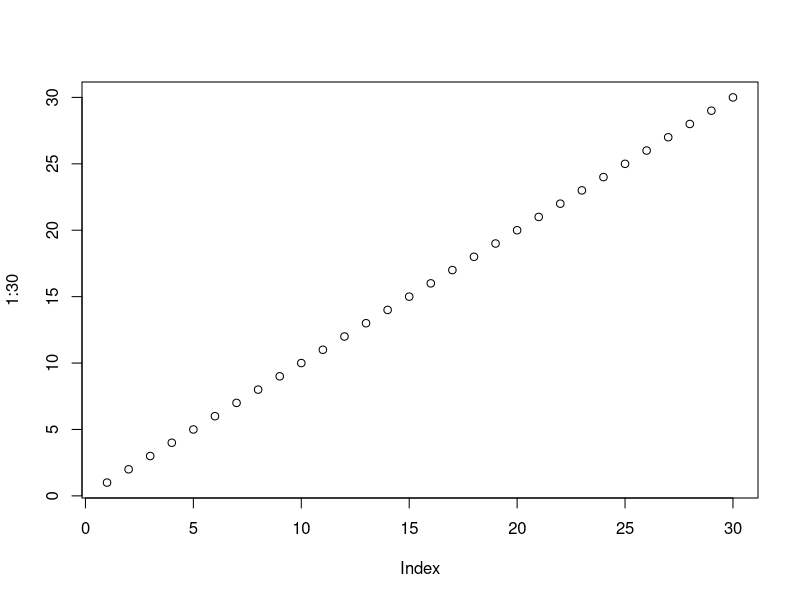
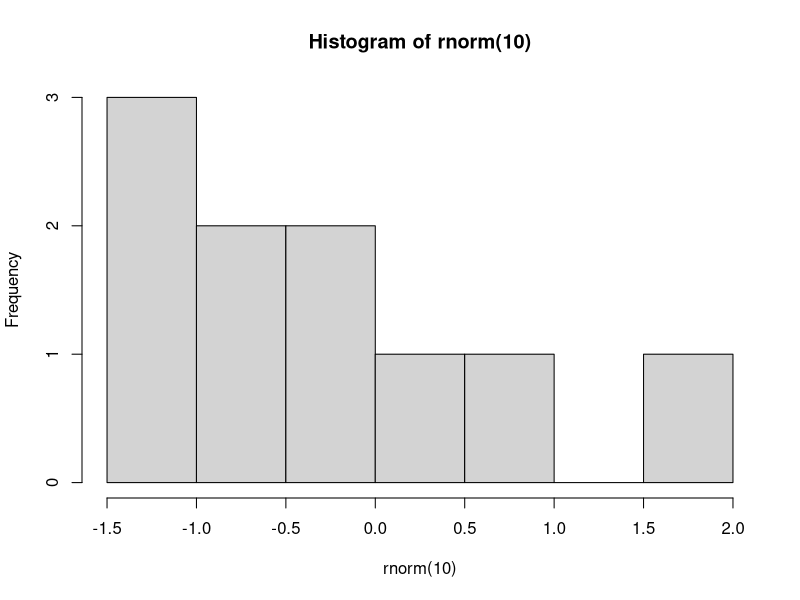
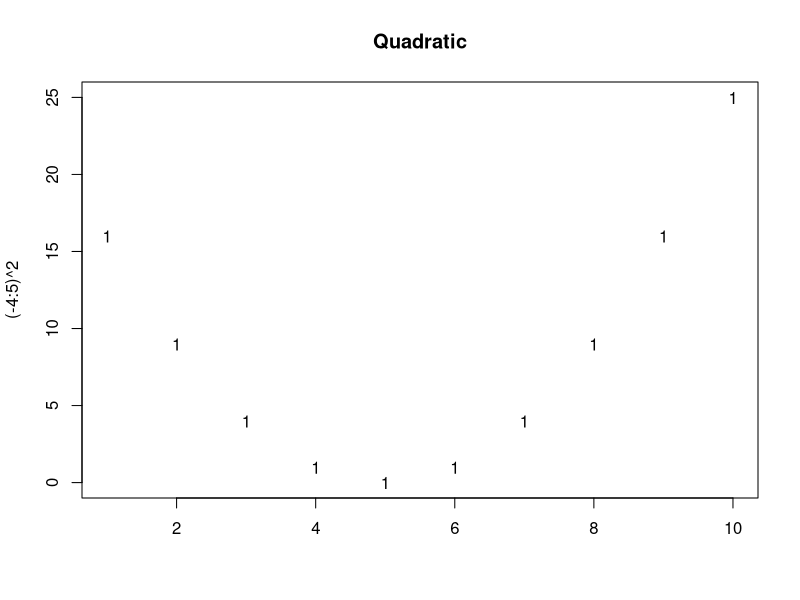
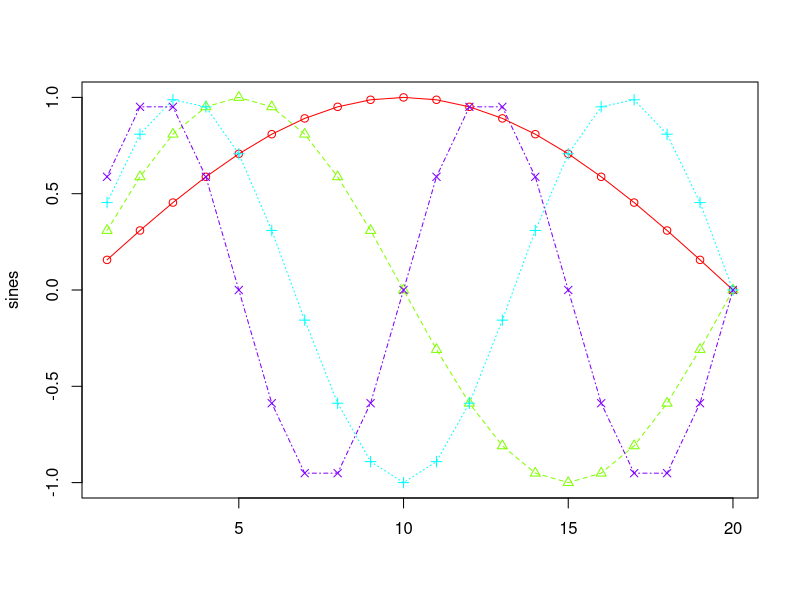
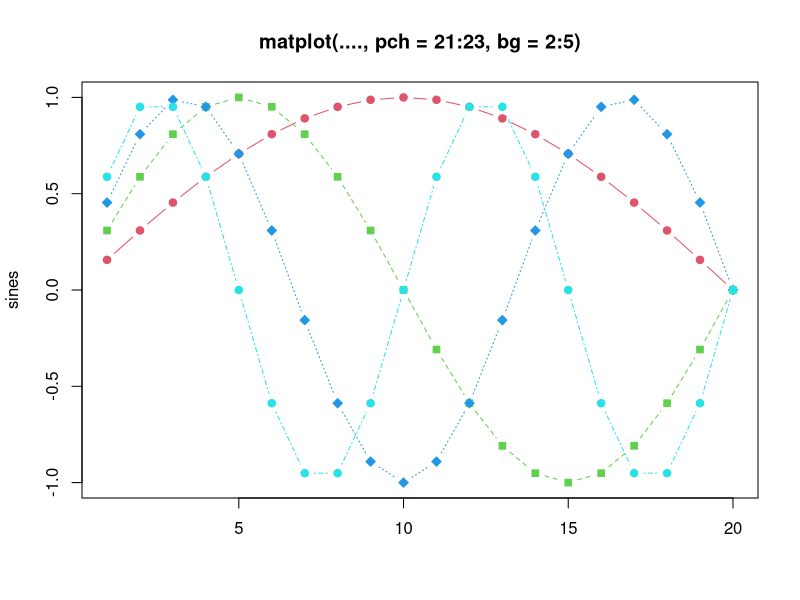
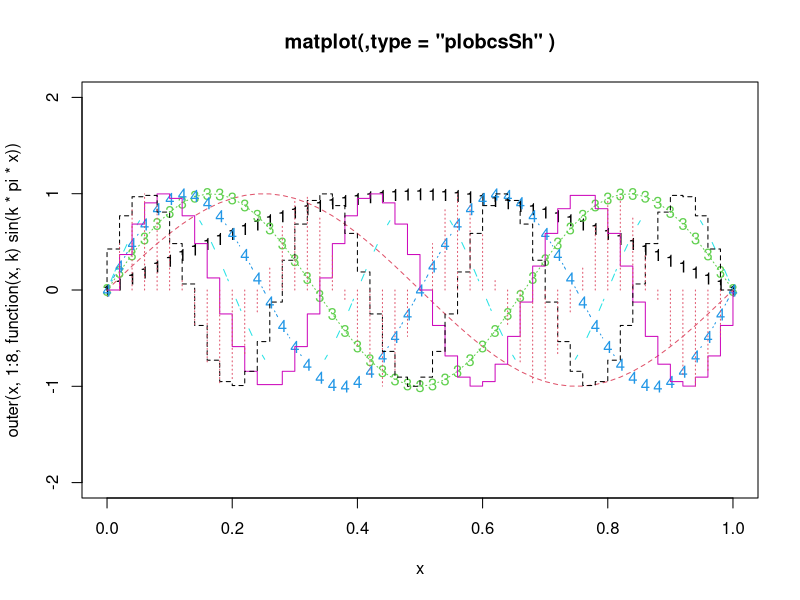
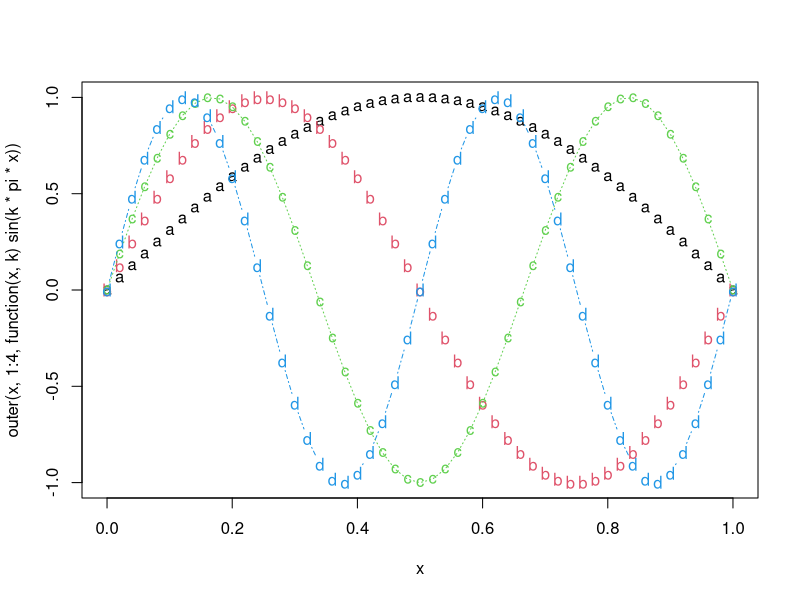
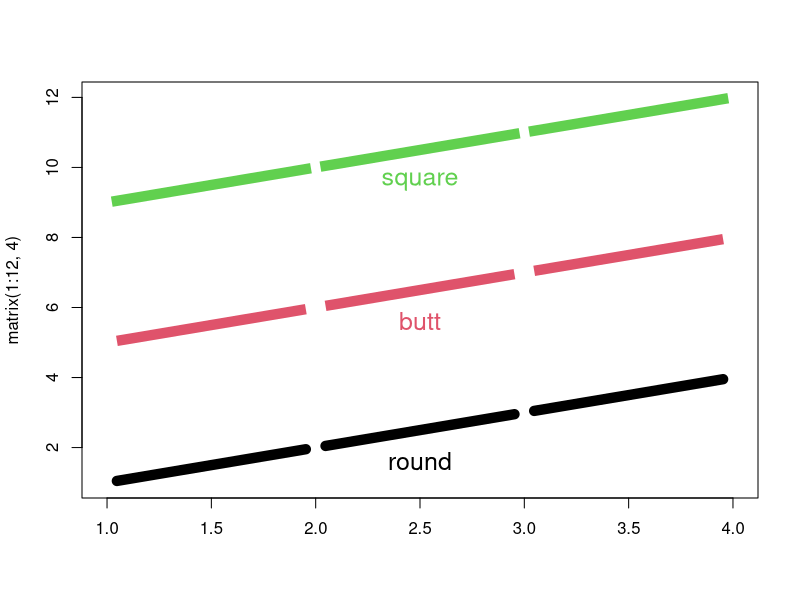

Generate these figures, in order, with R:
# Explorando o 01-RStudio.R

# Nome dos Contributors
contributors()

# Licença
licence()

# Informações sobre a sessão
sessionInfo()

# Imprimir na tela
print("R - Uma das principais ferramentas do Cientista de Dados")

# Criar Gráficos
plot(1:30)
hist(rnorm(10))

# Instalar pacotes

install.packages('randomForest')
install.packages('ggplot2')

# Carregar o pacote
library(ggplot2)

# Descarregar o pacote
detach(package:ggplot2)

# Se souber o nome da função
help(mean)
?mean

# Se não souber o nome da função
help.search('randomForest')
help.search('matplot')
??matplot
RSiteSearch('matplot')
example(matplot)